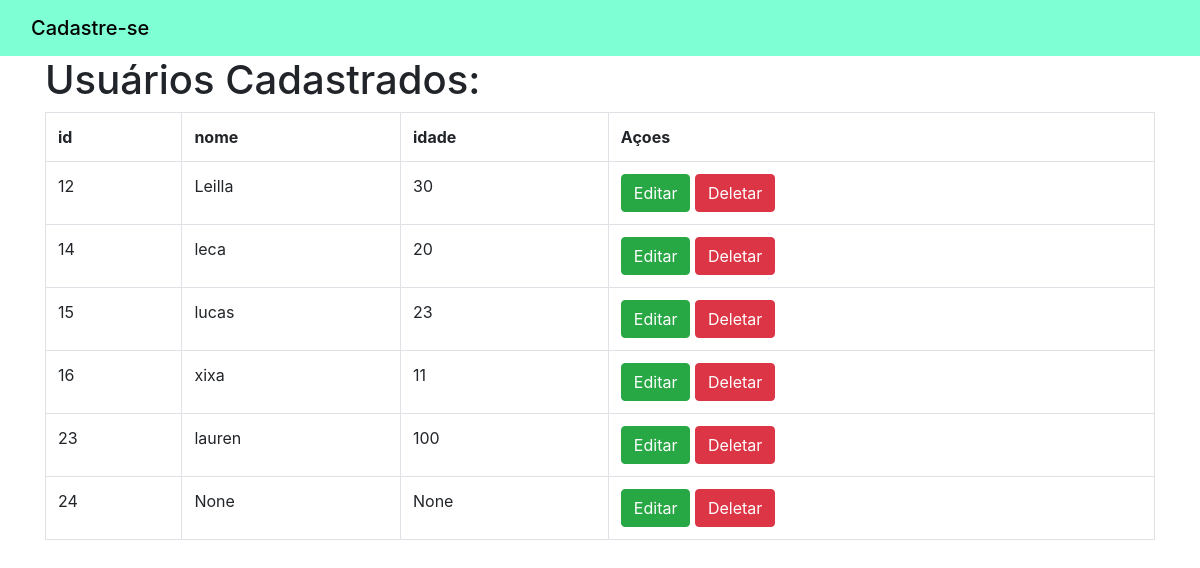
Screenshot of /usuarios/ with the database file from the repository.
### app_cad_usuarios/models.py (models this page shows)
class Usuario(models.Model):
    id_usuario = models.AutoField(primary_key=True)
    nome = models.TextField(max_length=255, null=True, blank=True)
    idade = models.IntegerField(null=True, blank=True)
    def save(self, *args, **kwargs):
        if Usuario.objects.filter(nome=self.nome, idade=self.idade).exists():
            pass
        else:
            super(Usuario, self).save(*args, **kwargs)

### app_cad_usuarios/views.py (the view)
# urls.py: path("usuarios/", views.usuarios, name="listagem_usuarios"),
def usuarios(request):
    novo_usuario = Usuario()
    novo_usuario.nome = request.POST.get("nome")
    novo_usuario.idade = request.POST.get("idade")
    novo_usuario.save()
    usuarios = {
        "usuarios": Usuario.objects.all()
    }
    return render(request, "usuarios/usuarios.html", usuarios)

### app_cad_usuarios/templates/usuarios/usuarios.html
{% extends "usuarios/base.html" %}
{% block conteudo %}
<div class="container">
    <h1>Usuários Cadastrados:</h1>
    <table style="width:100%" class="table table-bordered table-strip">
        <tr>
            <th>id</th>
            <th>nome</th>
            <th>idade</th>
            <th>Açoes</th>
        </tr>
        {% for usuario in usuarios %}
        <tr>
            <td>{{usuario.id_usuario}}</td>
            <td>{{usuario.nome}}</td>
            <td>{{usuario.idade}}</td>
            <td><button
                    type="button"
                    class="btn btn-success"><a style="text-decoration: none; color: white;" href="{% url 'editar' usuario.id_usuario %}">Editar</a></button>
                <button
                        type="button"
                        class="btn btn-danger"><a style="text-decoration: none; color: white;" href="{% url 'delete' usuario.id_usuario %}">Deletar</a></button></td>
        </tr>
        {% endfor %}
    </table>
</div>
{% endblock %}

### app_cad_usuarios/templates/usuarios/base.html (shortened to what this page needs)
<!doctype html>
<html lang="en">
  <head>
    <link rel="stylesheet" href="https://cdn.jsdelivr.net/npm/bootstrap@4.3.1/dist/css/bootstrap.min.css">
  </head>
  <body>
    <nav style="background-color: aquamarine !important" class="navbar navbar-light bg-light">
      <div class="container-fluid">
        <span class="navbar-brand mb-0 h1"><a style="text-decoration: none; color:black;" href="{% url 'home' %}">Cadastre-se</a></span>
      </div>
    </nav>
    {% block conteudo %}
    {% endblock %}
  </body>
</html>

### rows the page displays
Usuario: id_usuario "12", nome "Leilla", idade "30"
Usuario: id_usuario "14", nome "leca", idade "20"
Usuario: id_usuario "15", nome "lucas", idade "23"
Usuario: id_usuario "16", nome "xixa", idade "11"
Usuario: id_usuario "23", nome "lauren", idade "100"
Usuario: id_usuario "24", nome "None", idade "None"
